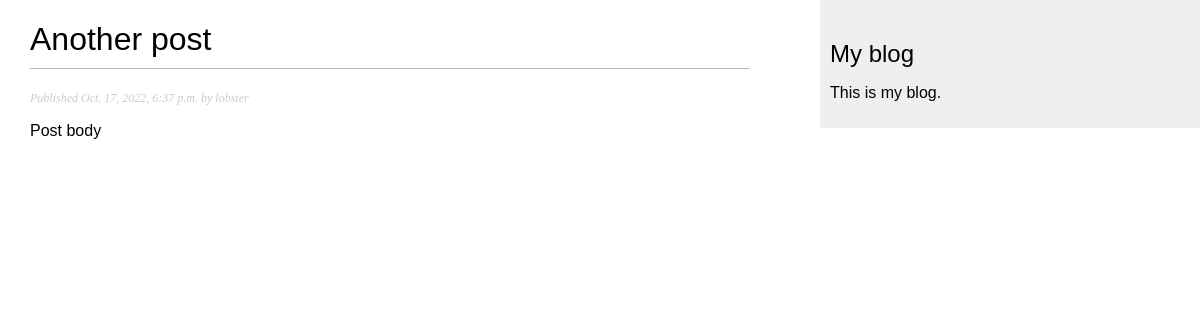
The app's page /blog/2022/10/17/another-post/ with its own data.
### blog/models.py (models this page shows, shortened)
class Post(models.Model):
    STATUS_CHOICES = (
        ("draft","Draft"),
        ("published","Published"),
    )
    title = models.CharField(max_length=250)
    slug = models.SlugField(max_length=250, unique_for_date="publish")
    author = models.ForeignKey(User, on_delete=models.CASCADE,related_name="blog_posts")
    body = models.TextField()
    publish = models.DateTimeField(default=timezone.now)
    created = models.DateTimeField(auto_now_add =True)
    updated = models.DateTimeField(auto_now = True)
    status = models.CharField(max_length=10,choices=STATUS_CHOICES,default="draft")
    objects = models.Manager()  # default manager
    published = PublishedManager()  # our custom manager
    class Meta:
        ordering = ("-publish",)

### blog/views.py (the view)
# urls.py: path("<int:year>/<int:month>/<int:day>/<slug:post>/", views.post_detail, name="post_detail"),
def post_detail(request, year, month, day, post):
    post = get_object_or_404(Post, slug=post,
                                    status="published",
                                    publish__year=year,
                                    publish__month=month,
                                    publish__day=day)
    return render(request, "blog/post/detail.html", {"post":post})

### blog/templates/blog/post/detail.html (shortened to what this page needs)
{% extends 'blog/base.html' %}
{% block content %}
<h1>{{post.title}}</h1>
<p class="date">
    Published {{post.publish}} by {{post.author}}
</p>
{{post.body|linebreaks}}
{% endblock content %}

### blog/static/css/blog.css (style rules this page uses)
body { margin:0; padding:0; font-family:helvetica, sans-serif; }
h1 { font-weight:normal; border-bottom:1px solid #bbb; padding:0 0 10px 0; }
p.date { color:#ccc; font-family: georgia, serif; font-size: 12px; font-style: italic; }

### records on screen
Post: title "Another post", publish "Oct. 17, 2022, 6:37 p.m.", author "lobster", body "Post body"
